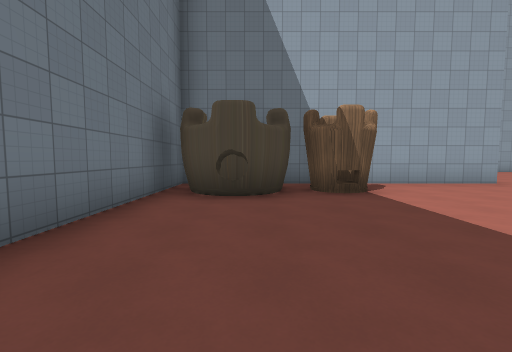
View 1 (above)

24 first-person views from a walk through a level from a Godot 3-D game. The camera is 1.4 m above the floor, tilts 4° down and sees 90° across. The floor is counted in squares, 2.25 m on a side. Each view is taken from the middle of a square. On the plan, view 1 faces up. The plan holds only what a view shows up to about 9 squares ahead; the rest is blank. The place goes on beyond the plan. Some surface patterns are stand-ins.

View 2
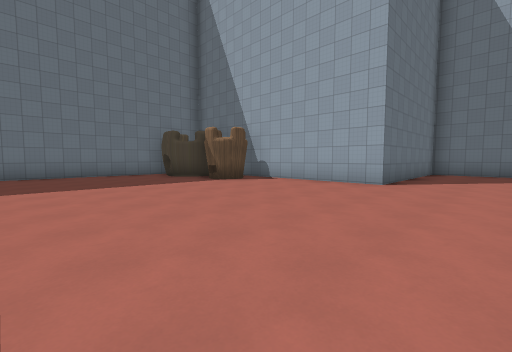

View 3
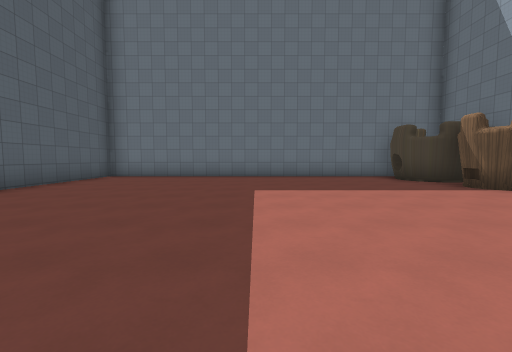

View 4
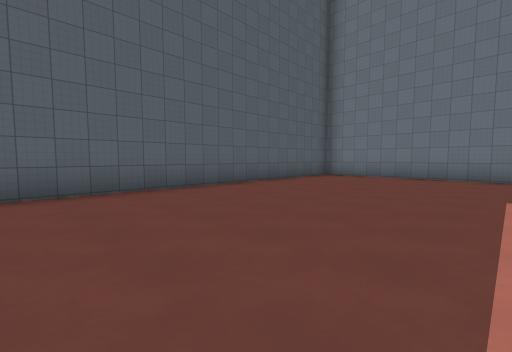

View 5
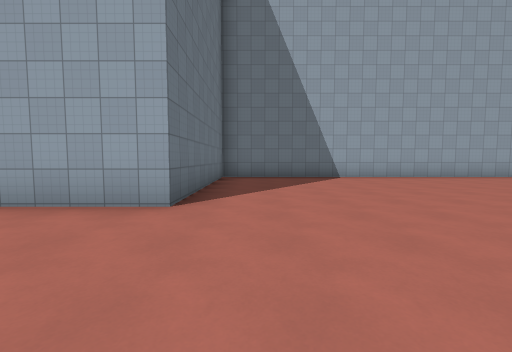

View 6
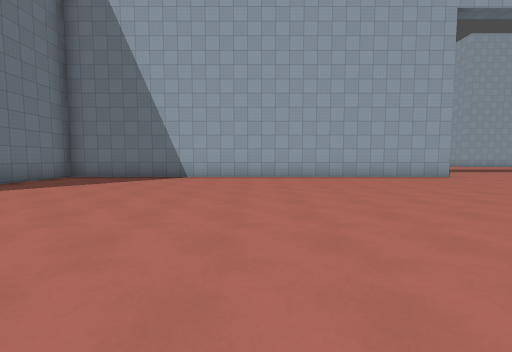

View 7
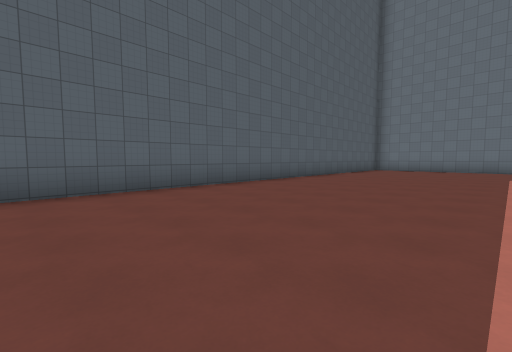

View 8
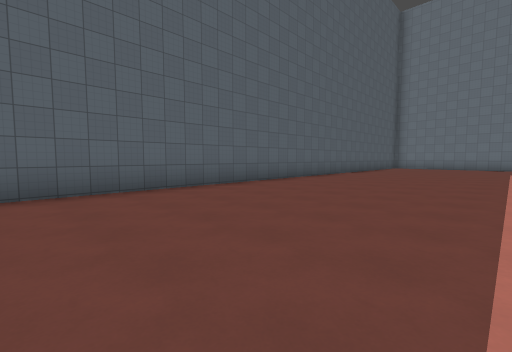

View 9
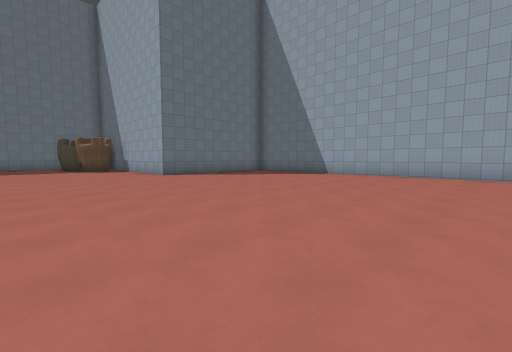

View 10
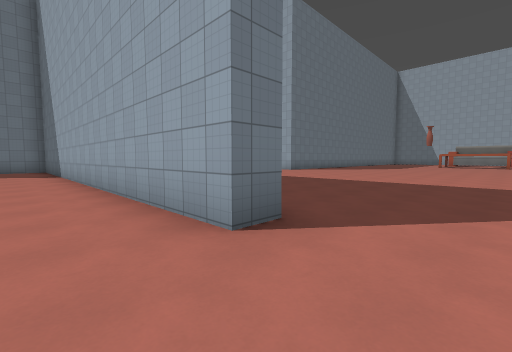

View 11
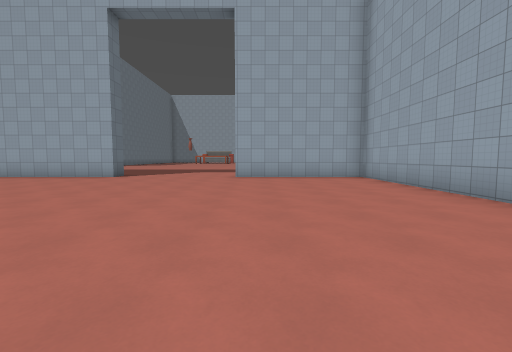

View 12
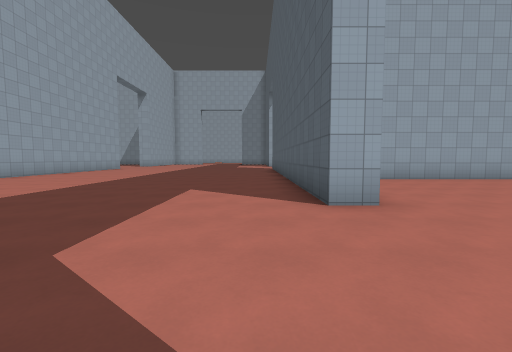

View 13
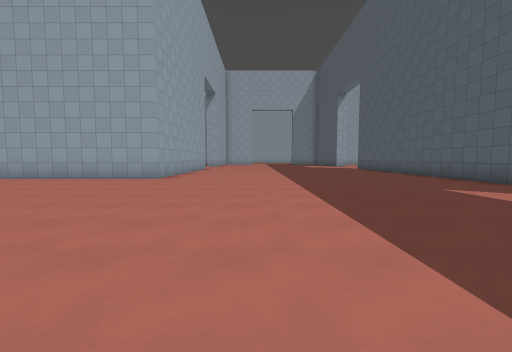

View 14
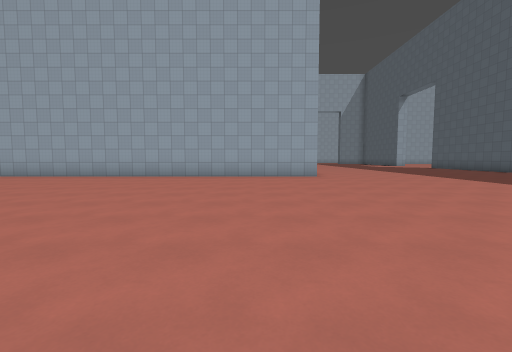

View 15
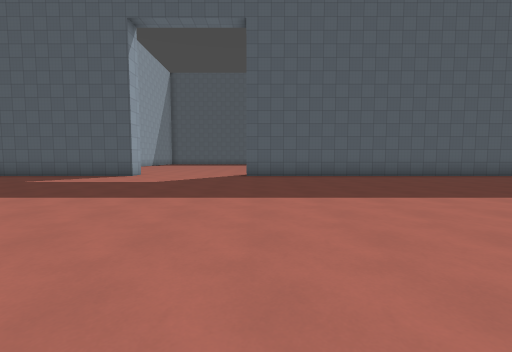

View 16
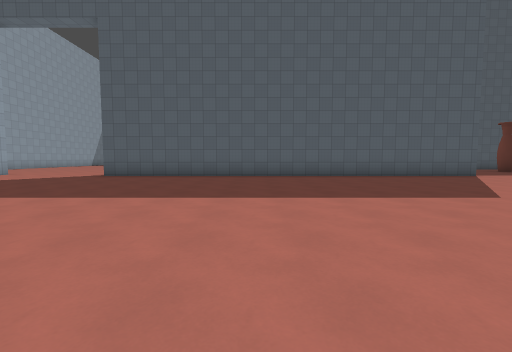

View 17
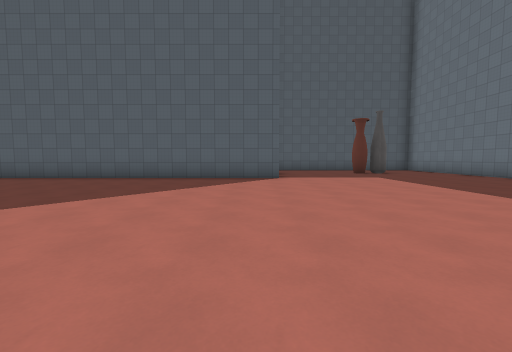

View 18
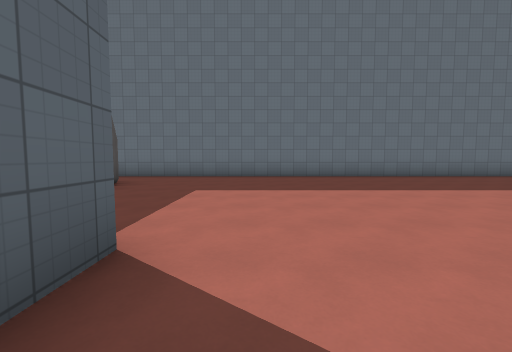

View 19
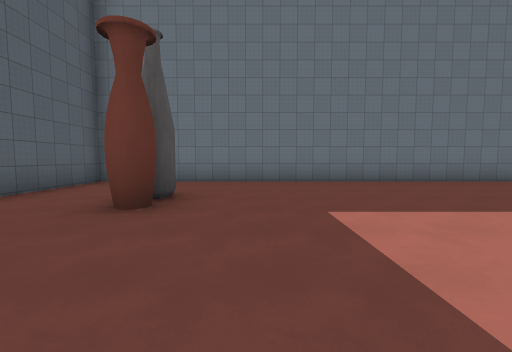

View 20
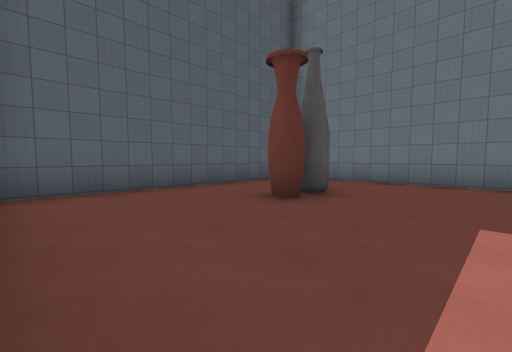

View 21
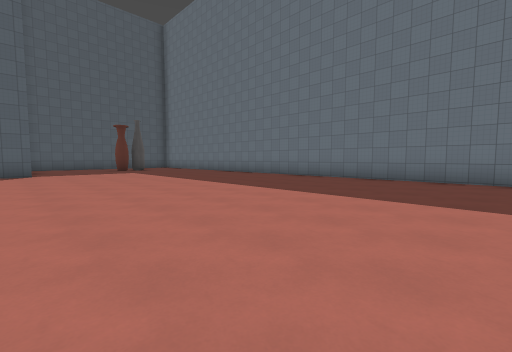

View 22
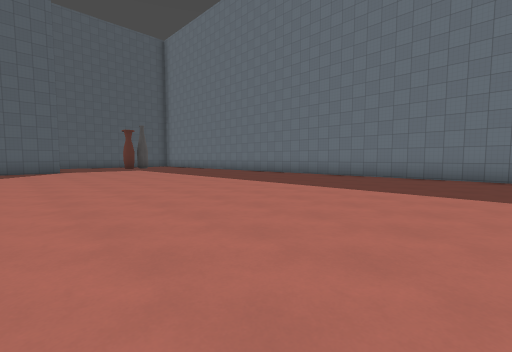

View 23
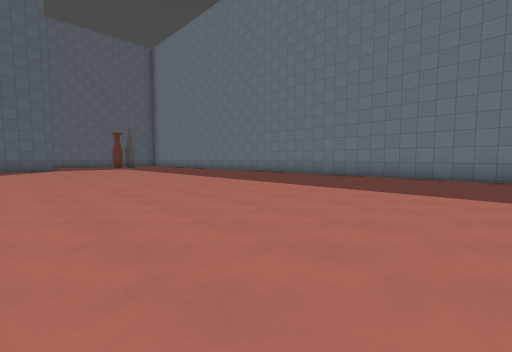

View 24
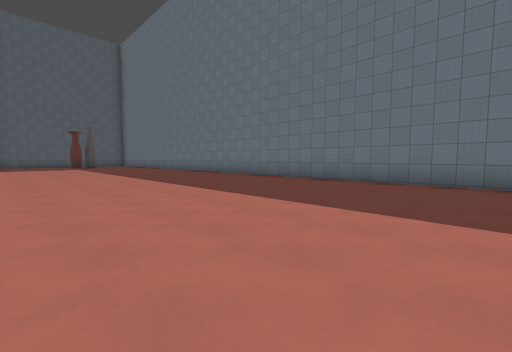

### Floor plan
Points are (right, up) in squares from view 1. A wall is a line through its corners. A room is listed if a view was taken in it or the views show most of it. See-through windows are left out.
Room 1 (views 1, 2, 3, 4, 5, 6, 7, 8, 9, 10, 11)
walls: (18.3, 11.4) (5.9, 11.4) (5.9, 6.2) (0.8, 6.2); (26.5, 5.4) (26.5, 11.4) (22.3, 11.4); (-0.6, 4.5) (-0.6, 4); (-1.8, 6.2) (-1.8, -5) (15.1, -5)
ways out: opening at (20, 11.2) to room 2
Room 2 (views 12, 13, 14, 15, 16, 17, 18, 19, 20, 21, 22, 23, 24)
walls: (5.3, 12) (18.3, 12) (18.3, 11.4); (22.3, 11.4) (22.3, 12) (28.1, 12); (28.1, 20.9) (26.5, 20.9) (26.5, 28.5); (-1.8, 28.1) (-1.8, 6.9) (5.1, 6.9)
ways out: opening at (20, 11.2) to room 1
objects: vase (1, 9) to (2, 9)

Positions as (right, up) in squares from view 1, and headings:
1: (0, 0), facing up
2: (8, 0), facing up-left
3: (7, 0), facing left
4: (7, 0), facing down-left
5: (7, 3), facing up
6: (12, 3), facing up
7: (12, 0), facing down-left
8: (15, 0), facing down-left
9: (15, 2), facing up-left
10: (20, 10), facing up-left
11: (23, 3), facing up
12: (19, 13), facing right
13: (19, 18), facing right
14: (18, 23), facing right
15: (18, 21), facing down
16: (13, 21), facing down
17: (6, 20), facing down
18: (7, 13), facing left
19: (5, 11), facing left
20: (5, 12), facing down-left
21: (6, 23), facing down-left
22: (7, 25), facing down-left
23: (7, 27), facing down-left
24: (5, 28), facing down-left
